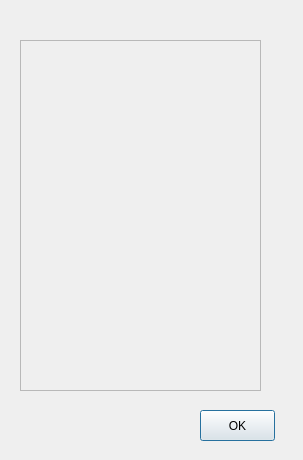
<?xml version="1.0" encoding="UTF-8"?>
<ui version="4.0">
 <class>CopyStatusForm</class>
 <widget class="QDialog" name="CopyStatusForm">
  <property name="geometry">
   <rect>
    <x>0</x>
    <y>0</y>
    <width>303</width>
    <height>460</height>
   </rect>
  </property>
  <property name="windowTitle">
   <string>Dialog</string>
  </property>
  <widget class="QPushButton" name="okBtn">
   <property name="geometry">
    <rect>
     <x>200</x>
     <y>410</y>
     <width>75</width>
     <height>31</height>
    </rect>
   </property>
   <property name="text">
    <string>OK</string>
   </property>
  </widget>
  <widget class="QScrollArea" name="scrollArea">
   <property name="geometry">
    <rect>
     <x>20</x>
     <y>40</y>
     <width>241</width>
     <height>351</height>
    </rect>
   </property>
   <property name="widgetResizable">
    <bool>true</bool>
   </property>
   <widget class="QWidget" name="scrollAreaWidgetContents">
    <property name="geometry">
     <rect>
      <x>0</x>
      <y>0</y>
      <width>239</width>
      <height>349</height>
     </rect>
    </property>
    <widget class="QWidget" name="gridLayoutWidget">
     <property name="geometry">
      <rect>
       <x>0</x>
       <y>0</y>
       <width>241</width>
       <height>341</height>
      </rect>
     </property>
     <layout class="QGridLayout" name="gridLayout"/>
    </widget>
   </widget>
  </widget>
 </widget>
 <resources/>
 <connections/>
</ui>
